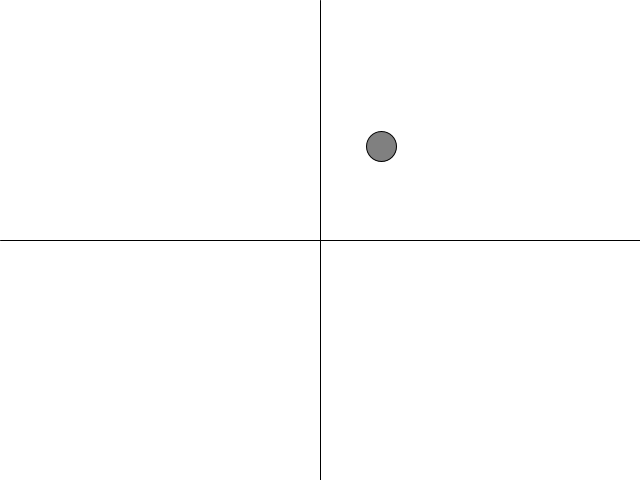
Frame 1 (no input)
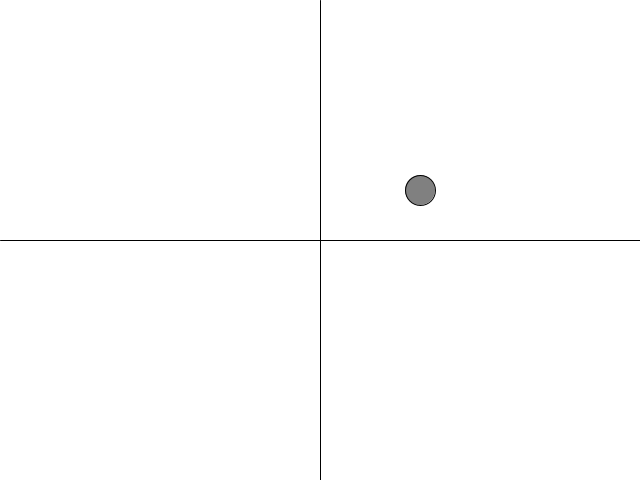
Frame 60 (the mouse pressed at the canvas centre just before this capture)
Frame 120 (the mouse held since frame 60 and released just before this capture): identical to frame 60, image omitted

The Processing sketch that drew these frames (run headless with seeded random() and noise(); from frame 60 on, the mouse is pressed at the canvas centre):

// Processing sketch: rotation
// ── rotation.pde

Vector point = new Vector(100, 50);

void setup() {
    
    size(640, 480);   
}

void draw() {
    
    background(255);
    fill(128);
    line(width /2, 0, width /2, height);
    line(0, height / 2, width, height / 2);
    
    translate(width / 2, height / 2);
    point.rotate(30);
    ellipse(point.x, -point.y, 30, 30);
}

void mouseClicked() {
    
    point.rotate(30);
}

// ── vector.pde

class Vector {

    float x;
    float y;

    public Vector(float x, float y) {
        
        this.x = x;
        this.y = y;
    }
    
    //adds a vector (v) to this current vector
    public void add(Vector v) {
    
        this.x = this.x + v.x;
        this.y = this.y + v.y;
    }
    
    public Vector addv(Vector a, Vector b) {
    
        Vector v = new Vector(a.x + b.x, a.y + b.y);
        
        return v;   
    }
    
    //subtracts a vector (v) from this current vector
    public void sub(Vector v) {
        
        this.x = this.x - v.x;
        this.y = this.y - v.y;
    }
    
    public Vector subv(Vector a, Vector b) {
    
        Vector v = new Vector(a.x - b.x, a.y - b.y);
        
        return v;   
    }
    
    //multiply current vector by a number (n)
    public void multi(float n) {
        
        this.x = this.x * n;
        this.y = this.y * n;
    }
    
    //divide current vector by a number (n)
    public void divi(float n) {
        
        this.x = this.x / n;
        this.y = this.y / n;
    }
    
    //calculate magnitude of current vector
    public float mag() {
        
        float c2 = pow(this.x, 2) + pow(this.y, 2); 
        
        return sqrt(c2);
    }
    
    public void normalise() {
    
        float m = mag();
        divi(m);
    }
    
    public void limit(float max) {
           
        if (this.mag() > max) {
        
            float ratio = max / this.mag();
            this.x = this.x * ratio;
            this.y = this.y * ratio; 
        }
    }
    
    public void rotate(float degress) {
          
        float angle = radians(degress);
        float sin = sin(angle);
        float cos = cos(angle);
    
        float[][] matrix = {{cos, -sin},
                            {sin, cos}};
                            
        float x = this.x;
        float y = this.y;
    
        this.x = matrix[0][0] * x + matrix[0][1] * y;
        this.y = matrix[1][0] * x + matrix[1][1] * y;
    }
}
